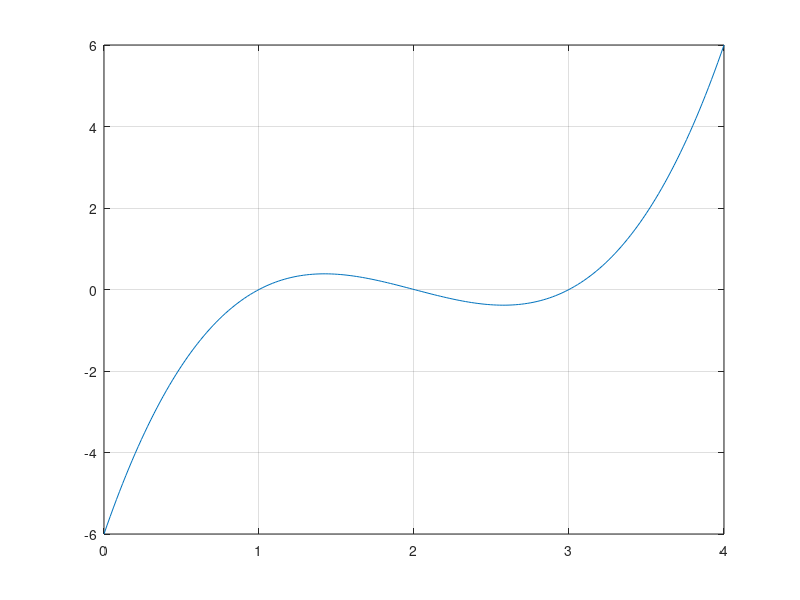

Reproduce this figure in MATLAB.
% Esercizio radici equazioni non lineari
clear
clc
close all

C=[1 -6 11 -6];%coefficienti primo polinomio
x=linspace(0,4,200);
y=polyval(C,x);
plot(x,y) %grafico polinomio
grid on

%calcolo radici attraverso la funzione roots
radici=roots(C);
%verifica radici
% polyval(C,radici(1))
% polyval(C,radici(2))
% polyval(C,radici(3))

%calcolo radici attraverso la funzione fzero
f=@(x) x.^3-6*x.^2+11*x-6;
r(1)=fzero(f,1.5);
q=@(x) (x.^3-6*x.^2+11*x-6)./(x-r(1));
r(2)=fzero(q,1.5);
g=@(x) (x.^3-6*x.^2+11*x-6)./((x-r(1)).*(x-r(2)));
r(3)=fzero(g,1.5)
